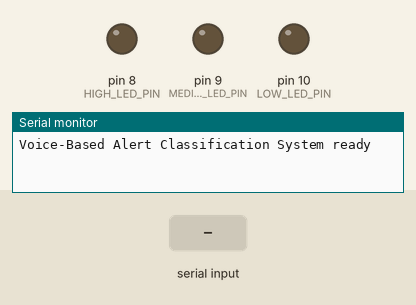
This sketch was run on a simulated Arduino Uno, built with avr-gcc and run on an emulated ATmega328P. Parts: output pins drawn as LEDs (lit = HIGH), the last lines printed to the serial monitor. Inputs (shaded band) come from the test bench.

Above: at 1.2 s.
1.3 s: "H\n" received over Serial
At 1.6 s:
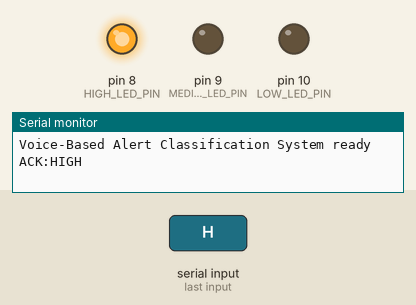
2.8 s: byte 77 ('M') received over Serial
At 4.0 s:
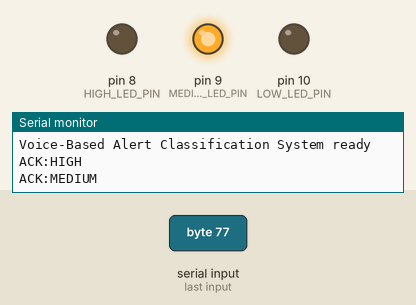
4.3 s: byte 76 ('L') received over Serial
At 5.1 s:
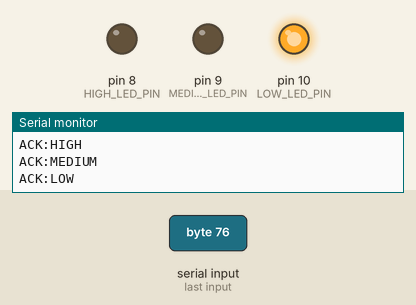
5.8 s: byte 81 ('Q') received over Serial
At 6.3 s:
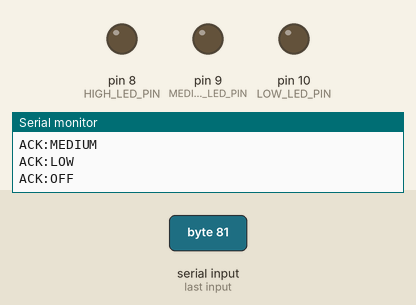
8.8 s: "M\n" received over Serial
At 9.7 s:
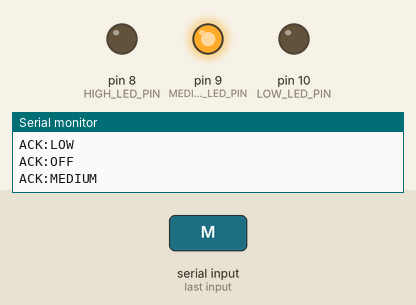
Timing chart, 0 to 11.3 s (numbered marks = the images above; inputs shaded):
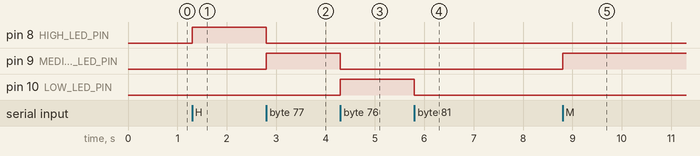

Measured:
- after the input at 1.3 s, pin 8 (HIGH_LED_PIN): LOW → HIGH at once
- after the input at 2.8 s, pin 8 (HIGH_LED_PIN): HIGH → LOW at once; pin 9 (MEDIUM_LED_PIN): LOW → HIGH at once
- after the input at 4.3 s, pin 9 (MEDIUM_LED_PIN): HIGH → LOW at once; pin 10 (LOW_LED_PIN): LOW → HIGH at once
- after the input at 5.8 s, pin 10 (LOW_LED_PIN): HIGH → LOW at once
- after the input at 8.8 s, pin 9 (MEDIUM_LED_PIN): LOW → HIGH at once

The sketch:

AIoT_Public_Alert_Gateway.ino
```cpp
/*
  Real-Time Voice-Based Alert Classification Using Python and Arduino

  HIGH priority LED:   D8
  MEDIUM priority LED: D9
  LOW priority LED:   D10
  Optional buzzer:    D11

  Serial commands at 9600 baud:
  H = HIGH priority
  M = MEDIUM priority
  L = LOW priority
  Q = switch all LEDs off
*/

const byte HIGH_LED_PIN = 8;
const byte MEDIUM_LED_PIN = 9;
const byte LOW_LED_PIN = 10;
const byte BUZZER_PIN = 11;

const bool USE_BUZZER = false;


void allOff() {
  digitalWrite(HIGH_LED_PIN, LOW);
  digitalWrite(MEDIUM_LED_PIN, LOW);
  digitalWrite(LOW_LED_PIN, LOW);

  if (USE_BUZZER) {
    noTone(BUZZER_PIN);
    digitalWrite(BUZZER_PIN, LOW);
  }
}


void signalPriority(char command) {
  allOff();

  switch (command) {
    case 'H':
      digitalWrite(HIGH_LED_PIN, HIGH);

      if (USE_BUZZER) {
        tone(BUZZER_PIN, 1800, 500);
      }

      Serial.println("ACK:HIGH");
      break;

    case 'M':
      digitalWrite(MEDIUM_LED_PIN, HIGH);
      Serial.println("ACK:MEDIUM");
      break;

    case 'L':
      digitalWrite(LOW_LED_PIN, HIGH);
      Serial.println("ACK:LOW");
      break;

    case 'Q':
      Serial.println("ACK:OFF");
      break;

    default:
      Serial.print("ERR:UNKNOWN_COMMAND:");
      Serial.println(command);
      break;
  }
}


void setup() {
  pinMode(HIGH_LED_PIN, OUTPUT);
  pinMode(MEDIUM_LED_PIN, OUTPUT);
  pinMode(LOW_LED_PIN, OUTPUT);

  if (USE_BUZZER) {
    pinMode(BUZZER_PIN, OUTPUT);
  }

  allOff();

  Serial.begin(9600);

  Serial.println("Voice-Based Alert Classification System ready");
}


void loop() {
  while (Serial.available() > 0) {
    char command = Serial.read();

    if (command == '\n' || command == '\r' || command == ' ') {
      continue;
    }

    signalPriority(command);
  }
}
```
